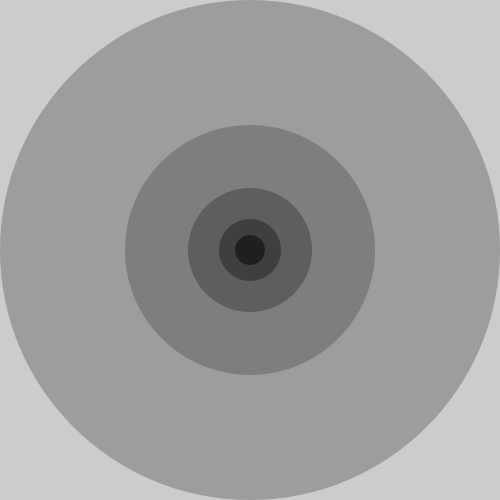
Frame 1 (no input)
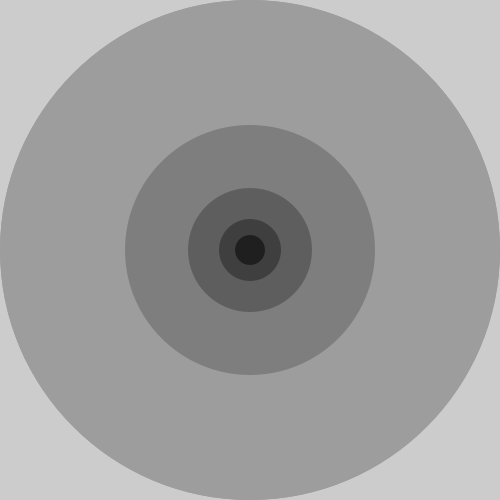
Frame 2 (the mouse pressed at the canvas centre, redrawn once)

The Processing sketch that drew these frames (run headless with seeded random() and noise(); the mouse was pressed at the canvas centre and the sketch redrawn once):

// Processing sketch: processing_103894
// ── processing_103894.pde

//Simple Concentric criclels
//practice of recursion
//based on processing.org's tutorial section

void setup() {
  size(500, 500);
  noStroke();
  noLoop();
}

void draw() {
  drawCircle(width/2, 250, 5);
}

void drawCircle(int x, int radius, int level) {                    
  float tt = 126 * level/4.0;
  fill(tt);
  ellipse(x, height/2, radius*2, radius*2);  
  
 if(level > 1){
     level--;
     drawCircle(x,radius/2,level);
 }
  
  
 

}
